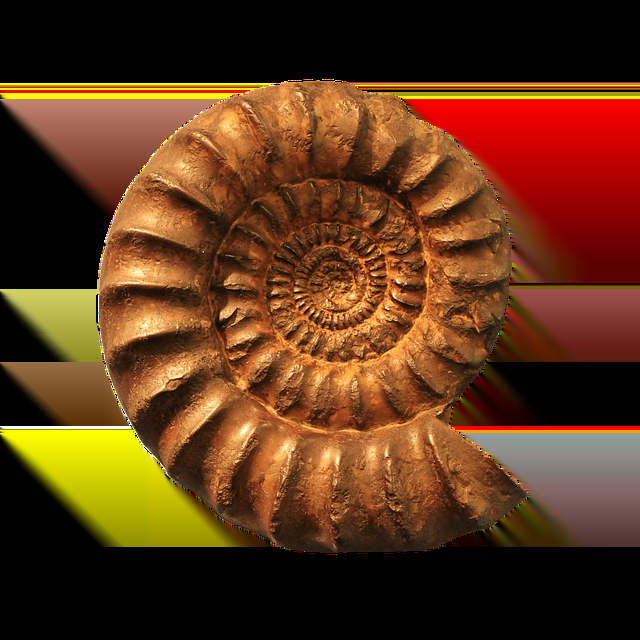
#> input picture flask-server/objects/ammonite.png, 640 x 640 px, given in place of lena.jpg, which was not available
$ python add_objects.py
#> lines starting #> are read from the running program, lines starting #| are printed output that depends on the picture; after the words box and inside, x2 and y2 are one past the last pixel; in counts of white or black regions, pixels touching at a corner belong together; pictures that were not available may be replaced by others from this repository, and a replacement may not be noted
import cv2
import numpy as np
import random as rd
import os
from sklearn.neighbors import NearestNeighbors


coordinates = [] # list to store coordinates of the object

# Calculate median RGB of object selected
def find_item_RGB(object_path):
    # use opencv to return the matrix of the image
    item = cv2.imread(object_path)

    # scans the image and returns the median value of each channel
    median_b = int(np.median(item[:, :, 0]))
    median_g = int(np.median(item[:, :, 1]))
    median_r = int(np.median(item[:, :, 2]))
    median_bgr = (median_b, median_g, median_r)  # openCV uses BGR order

    # print("Median RGB:", median_bgr)
    return median_bgr


# use k-nearest neighbors to find the closest 25 pixels in the base image
def find_closest_pixels(img, target_bgr, k=25):
    height, width, _ = img.shape
    # flatten the image to 2D array of pixels so e.g. (480x640x3) becomes (307200, 3)
    pixels = img.reshape(-1, 3)

    # create an array of coordinates for each pixel for (height, width)
    coordinates = np.array([(y, x) for y in range(height) for x in range(width)])

    knn = NearestNeighbors(n_neighbors=k)
    knn.fit(pixels)
    distances, indices = knn.kneighbors([target_bgr])

    # get the coordinates of the k nearest neighbors
    matched_coordinates = coordinates[indices[0]]
    return matched_coordinates.tolist()


# randomly pick a coordinate from the list of closest pixels generated from the function above
def coordinate_to_add(path, base_img):
    global coordinates

    # obtain median RGB of object
    median_BGR = find_item_RGB(path)
    # find the 25 closest pixels in base image
    list_of_coordinates = find_closest_pixels(base_img, median_BGR)
    # print(list_of_coordinates)

    # randomly shuffle the list of coordinates presented and picked the first that is not within 35 pixels of the previous coordinates in x and y coorinates
    rd.shuffle(list_of_coordinates)
    for a, b in list_of_coordinates:
        for x, y in coordinates:
            if abs(x - a) > 50 and abs(y - b) > 50:
                return [a, b]

    # if all the coordinates are too close, simple return a random coordinate from the list then
    return rd.choice(list_of_coordinates)


def color_adjust_object(object_img, base_img, target_coordinate, alpha): # alpha determines the degree to color blend

    # adjust the colors of object_img so that its mean color matches the mean color of the base image region at target_coordinate.

    y, x = target_coordinate
    h, w, _ = object_img.shape

    # Crop corresponding region from base image
    base_patch = base_img[y:y+h, x:x+w]

    # Create a new blank image to store the adjusted pixels
    adjusted_img = np.zeros_like(object_img)
    # iterate through each pixel in base img and object and reduce their difference to blend them better
    for i in range(h):
        for j in range(w):
            base_pixel = base_patch[i, j].astype(np.float32)
            object_pixel = object_img[i, j].astype(np.float32)
            adjusted_pixel = object_pixel + (base_pixel - object_pixel) * alpha
            adjusted_img[i, j] = np.clip(adjusted_pixel, 0, 255) # ensure pixel values stays between 0 and 255

    # We realized that the function below existed, essentially doing the same as the code above but decided to keep it for reference and stick to our custom built version
    # adjusted_img = cv2.addWeighted(object_img, max(1-alpha, 0.3), base_patch, alpha, 0)

    return adjusted_img


# paste png object whilst ensuring background noise is removed
def paste_object(base_img, object_path, target_coordinate, alpha=0.5, intended_width=30):
    # read the object image with alpha channel
    object_img = cv2.imread(object_path, cv2.IMREAD_UNCHANGED)
    h, w, c = object_img.shape

    # resize the object image to ur intended width for the game
    intended_height = int(h * intended_width/ w)  # resize the object image height in proportion to intended width
    object_img = cv2.resize(object_img, (intended_width,intended_height))  # resize the object image to a fixed size

    # split alpha channel as we are taking in png files
    b,g,r,a = cv2.split(object_img)
    object_img = cv2.merge((b, g, r))
    mask = a

    # get the dimensions of the object image
    height, width, c = object_img.shape
    # unpack target coordinates to place the object in
    y, x = target_coordinate

    base_h, base_w, _ = base_img.shape
    # Adjust if object goes outside the base image boundaries
    if y + height > base_h:
        y = base_h - height
    if x + width > base_w:
        x = base_w - width

    # ensure that coordinates are do not go to negative
    y = max(0, y)
    x = max(0, x)

    # blend the image with the colors of its surroundings
    object_img = color_adjust_object(object_img, base_img, (y, x), alpha) # adjust the color of the blended image

    # isolate the region of interest (ROI) in the base image
    roi = base_img[y:y+height, x:x+width]

    # perform bitwise operations to get rid of the background
    mask_inverse = cv2.bitwise_not(mask)
    background = cv2.bitwise_and(roi, roi, mask=mask_inverse) # based on masked image, only display the pixels that are not masked
    foreground = cv2.bitwise_and(object_img, object_img, mask=a) # based on masked image, only display the pixels that are masked
    blended_img = cv2.add(background, foreground) # add the two images together

    base_img[y:y+height, x:x+width] = blended_img # paste the blended image back to the base image
    return base_img


if __name__ == "__main__":
    # adjust the two parameters below to change the difficulty level of the game
    alpha = 0.3 # degree to color blend and its transparency with surroundings (0: no blend and 1: full blend)
    intended_width = 20 # intended width of the object to be pasted
    # adjust this to display number of objects you want to add
    num_objects = 3

    base_img = cv2.imread("lena.jpg")
#> base_img is the input picture: shape (640, 640, 3); mean B, G, R 24.6, 54.3, 94.4
    cv2.imshow("Base Image", base_img)

    items_list = [files for files in os.listdir("objects") if files.endswith(('.png'))]

    # randomly select intended number of objects to add into our spot the diff image from the list of object files
    selected_files = rd.sample(items_list, num_objects)

    for file in selected_files:
        print("Selected object:", file)
        path = os.path.join('objects', file)

        # this coordinate will be added to the spot the difference coordinates
        smart_coordinate = coordinate_to_add(path, base_img)
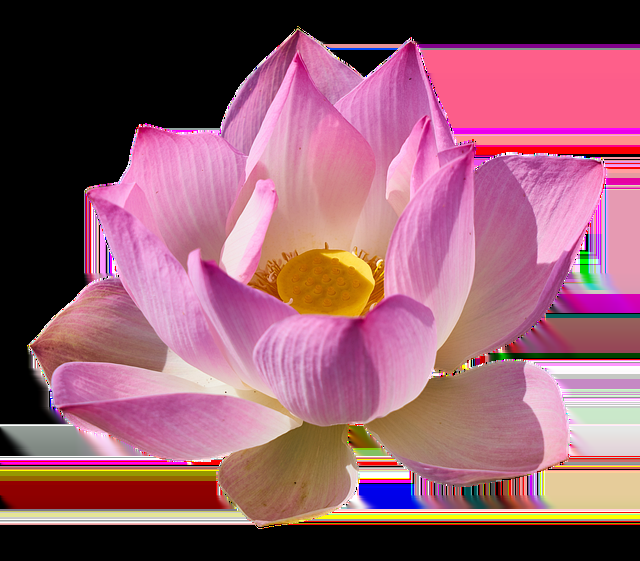
#> input picture flask-server/objects/flower.png, 640 x 561 px
#> in find_item_RGB, item is the input picture: shape (561, 640, 3); mean B, G, R 106.9, 90.9, 146.1
#> in find_item_RGB, `median_b = int(np.median(item[:, :, 0]))`: median_b = 132
#> in find_item_RGB, `median_g = int(np.median(item[:, :, 1]))`: median_g = 99
#> in find_item_RGB, `median_r = int(np.median(item[:, :, 2]))`: median_r = 178
#> in find_item_RGB, `median_bgr = (median_b, median_g, median_r)`: median_bgr = (132, 99, 178)
#> in find_closest_pixels, `matched_coordinates = coordinates[indices[0]]`: matched_coordinates = 25 pairs, first value 82 to 465, second value 99 to 504
#> in coordinate_to_add, `list_of_coordinates = find_closest_pixels(base_img, median_BGR)`: list_of_coordinates has the same summary as matched_coordinates in find_closest_pixels
#> the loop in coordinate_to_add, `for a, b in list_of_coordinates:` made 25 passes
#> (a, b) on passes 1 to 12: (175, 484), (85, 354), (170, 480), (133, 445), (178, 486), (332, 99), (426, 450), (445, 475), (465, 499), (184, 131), (82, 347), (126, 183)
#> smart_coordinate = [126, 183]
        coordinates.append(smart_coordinate)
        print(f"coordinates from top left corner:\nHeight: {smart_coordinate[0]}\nWidth: {smart_coordinate[1]}")
#| coordinates from top left corner:
#| Height: 126
#| Width: 183

        # paste the object on the base image
        result_img = paste_object(base_img, path, smart_coordinate, alpha, intended_width)
#> in paste_object, `y, x = target_coordinate`: y = 126; x = 183
#> in paste_object, `base_img[y:y+height, x:x+width] = blended_img`: base_img: shape (640, 640, 3); 0.04% of pixels changed, all inside (x1, y1, x2, y2) = (184, 127, 202, 142)
#> pass 2 of the loop `for file in selected_files:`:
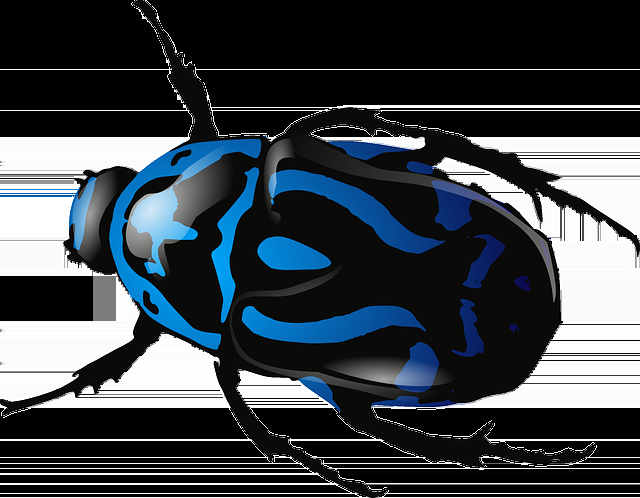
#> input picture flask-server/objects/beetle.png, 640 x 498 px
#> in find_item_RGB, item is the input picture: shape (498, 640, 3); mean B, G, R 74.1, 68.4, 61.2
#> median_b = 8
#> median_g = 10
#> median_bgr = (8, 10, 10)
#> the loop in coordinate_to_add, `for a, b in list_of_coordinates:` made 1 pass
#> (a, b) on pass 1: (525, 497)
#> smart_coordinate = [525, 497]
#| coordinates from top left corner:
#| Height: 525
#| Width: 497
#> y = 525; x = 497
#> in paste_object (call 2), `base_img[y:y+height, x:x+width] = blended_img`:
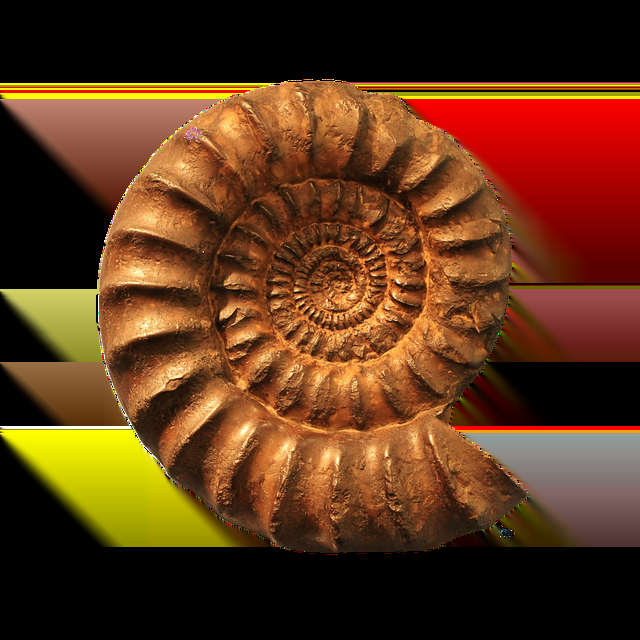
#> base_img: shape (640, 640, 3); mean B, G, R 24.6, 54.3, 94.4

    # show the result
    cv2.imshow("Result", result_img)
    cv2.waitKey(0)
    cv2.destroyAllWindows()
